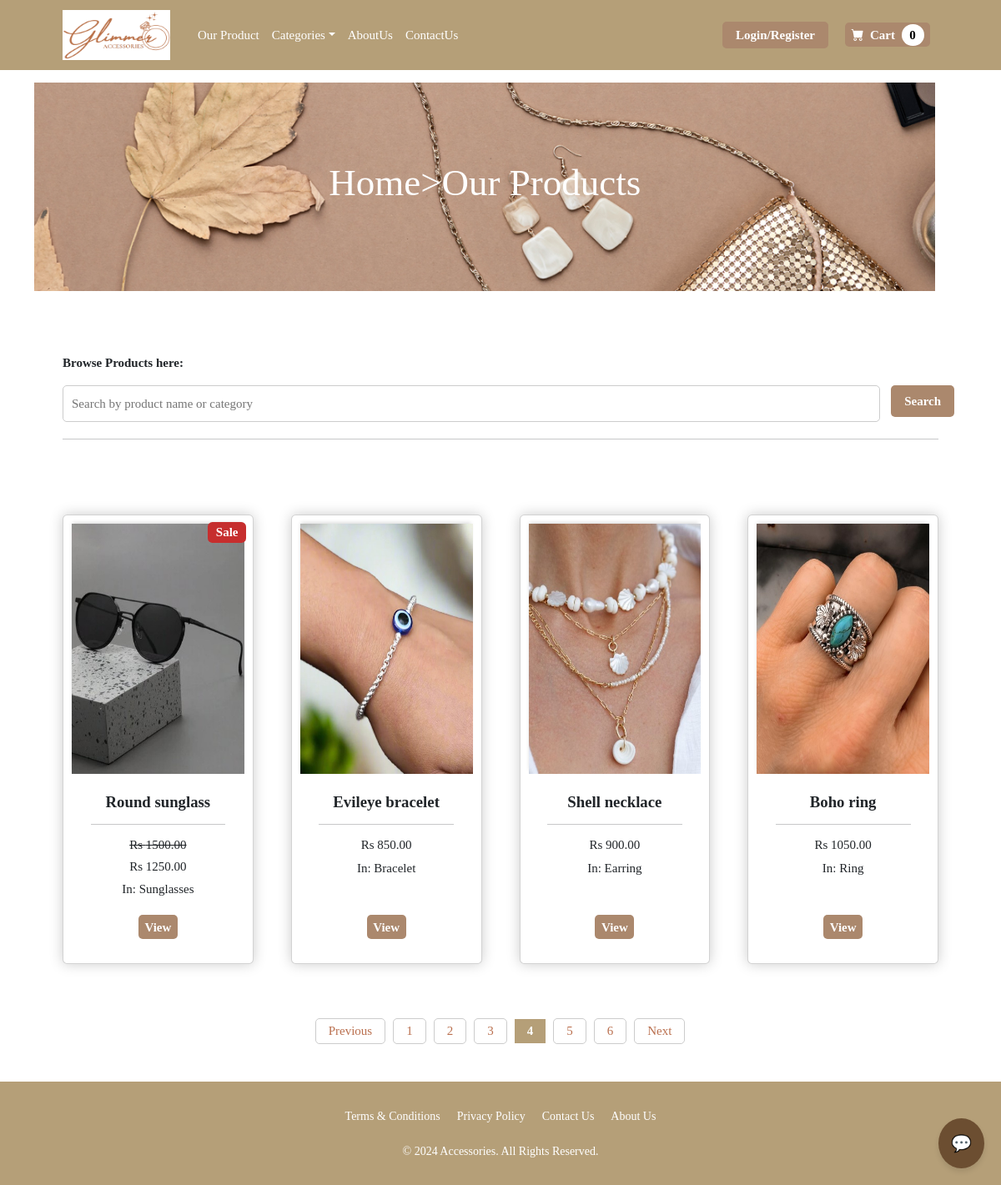
Before: /allproduct/?page=4 with the older database file.
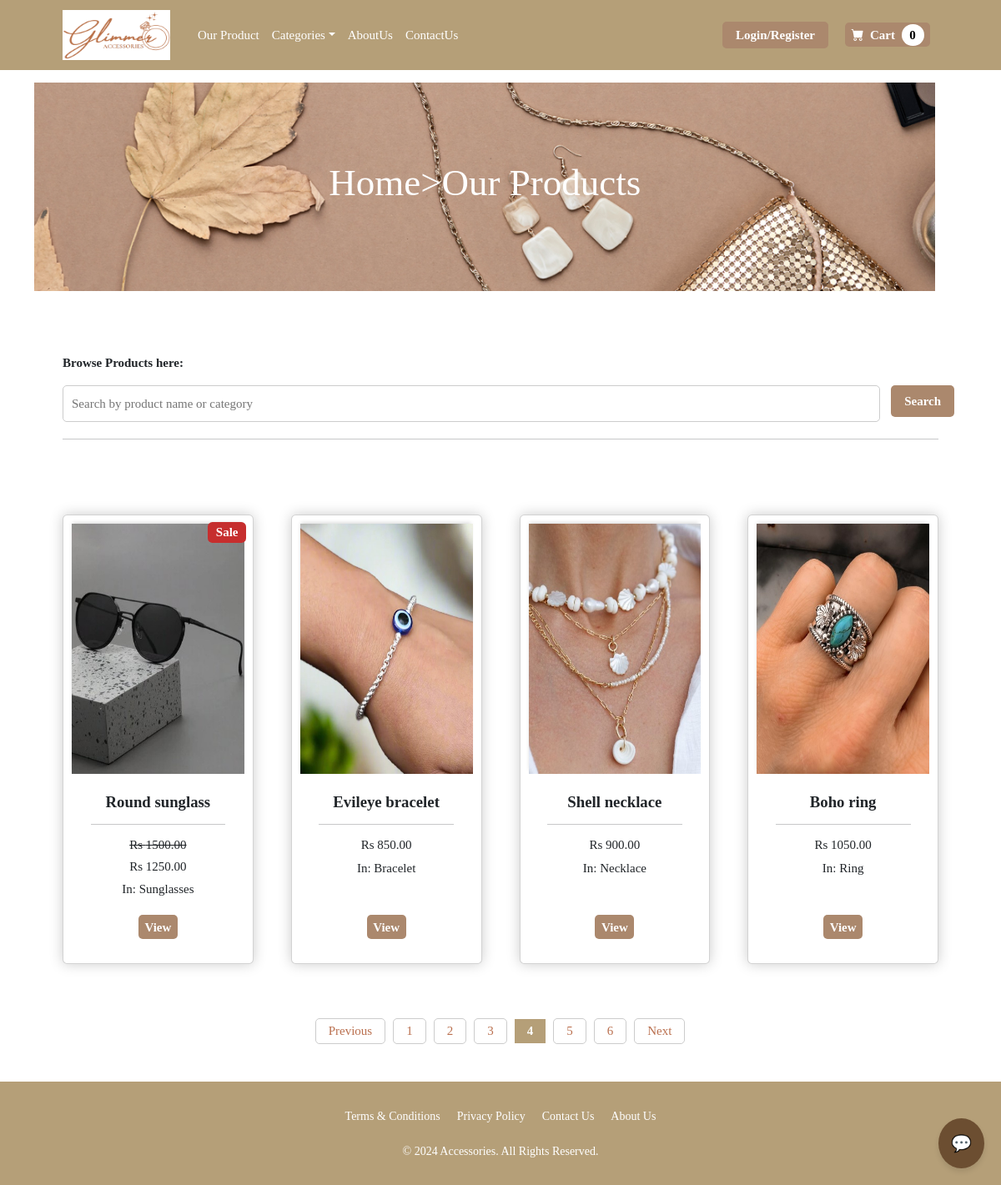
After: the same page with the newer database file.
### ecommerce/models.py (models this page shows, shortened)
class Product(models.Model):
    name=models.CharField(max_length=100)
    price=models.DecimalField(default=0,decimal_places=2,max_digits=6)
    category=models.ForeignKey(Category,on_delete=models.CASCADE,default=1)
    description=models.CharField(max_length=250,default='',blank=True,null=True)
    image=models.ImageField(upload_to='uploads/product')
    is_sale=models.BooleanField(default=False)
    sale_price=models.DecimalField(default=0,decimal_places=2,max_digits=6)

class Category(models.Model):
    name = models.CharField(max_length=200)
    def __str__(self):
		    return self.name

### ecommerce/views.py (the view)
# urls.py: path('allproduct/',views.allproduct,name='allproduct'),
def allproduct(request):
    query = request.GET.get('q', '')
    products = Product.objects.all()  # Fetch all products initially
    categories = Category.objects.all()
    no_products_found = False  # Flag to track if no products are found
    if query:
        search_query = query.replace(' ', '_')
        products = products.filter(name__icontains=search_query) | products.filter(category__name__iexact=query)
    if not products.exists():
        no_products_found = True
    paginator = Paginator(products, 4)
    page_number = request.GET.get('page')
    page_obj = paginator.get_page(page_number)
    context = {
        'categories': categories,
        'products': products,
        'page_obj': page_obj,
        'original_query': query,  # Pass the search query back to the template
        'no_products_found': no_products_found,  # Include the flag in the context
    }
    return render(request, 'allproduct.html', context)

### cart/cart.py (called while the page is built)
    def __len__(self):
        return len(self.cart)

### cart/context_processors.py (called while the page is built)
def cart(request):
    return{'cart':Cart(request)}

### ecommerce/templates/allproduct.html (shortened to what this page needs)
{%extends 'main.html' %}
{%load static%}
{%block content%}
<html>
</html>
<header class="py-5">
    <div class="container">
            <div id="slider" style="height: 250px;">
                <figure>
                    <img src="{% static 'images/4.jpg' %}" alt="Image 1">
                </figure>
                <div class="overlay">
                    <h1>Home>Our Products</h1>
                </div>
    </div>
</header>
 <section class="py-5">
    <div class="container px-4 px-lg-5 mt-3">
        <p><b>Browse Products here:</b></p>
        <form method="GET" action="{% url 'allproduct' %}" style="margin-bottom: 20px;">
            <div class="row">
                <div class="col-lg-11">
                    <input type="text" name="q" placeholder="Search by product name or category"
                 style="padding: 10px; width: 102%; border: 1px solid #ccc; border-radius: 5px;"
                 value="{{ original_query }}">
                </div>
                <div class="col-lg-1">
                    <button type="submit" class="custom-login-button">Search</button>
                </div>
            </div>
        </form>
        <hr>
    </div>
</section>
<section class="py-5">
    <div class="container px-4 px-lg-5 mt-3">
        <div class="row gx-4 gx-lg-5 row-cols-2 row-cols-md-3 row-cols-xl-4 justify-content-center">
            {% for product in page_obj %}
                <div class="col mb-5">
                    <div class="card h-100 box-element">
                        {% if product.is_sale %}
                            <div class="badge text-white position-absolute"
                                 style="top: 0.5rem; right: 0.5rem; background-color: #C62E2E;">
                                Sale
                            </div>
                        {% endif %}
                        <img class="thumbnail" src="{{ product.image.url }}" alt="{{ product.name }}">
                        <div class="card-body p-4 text-center">
                            <h5 class="fw-bolder">{{ product.name }}</h5>
                            <hr>
                            {% if product.is_sale %}
                                <h6><strike>Rs {{ product.price }}</strike></h6>
                                <h6>Rs {{ product.sale_price }}</h6>
                            {% else %}
                                <h6>Rs {{ product.price }}</h6>
                            {% endif %}
                            In: {{ product.category }}
                        </div>
                        <div class="card-footer p-4 pt-0 border-top-0 bg-transparent text-center">
                            <a class="custom-cart-button" href="{% url 'product' product.id %}">View</a>
                        </div>
                    </div>
                </div>
            {% empty %}
                <div class="text-center py-5">
                    <h3>No such products available.</h3>
                    <p>Try searching for a different product or category.</p>
                </div>
            {% endfor %}
        </div>
        <div class="pagination">
            {% if page_obj.has_previous %}
                <a class="page-link" href="?page={{ page_obj.previous_page_number }}">Previous</a>
            {% else %}
                <span class="page-link disabled">Previous</span>
            {% endif %}
            {% for num in page_obj.paginator.page_range %}
                {% if num == page_obj.number %}
                    <span class="page-link active">{{ num }}</span>
                {% else %}
                    <a class="page-link" href="?page={{ num }}">{{ num }}</a>
                {% endif %}
            {% endfor %}
            {% if page_obj.has_next %}
                <a class="page-link" href="?page={{ page_obj.next_page_number }}">Next</a>
            {% else %}
                <span class="page-link disabled">Next</span>
            {% endif %}
        </div>
    </div>
</section>
{%endblock content%}

### ecommerce/templates/main.html (shortened to what this page needs)
{%load static%}
<!DOCTYPE html>
<html lang="en">
    <head>
        <link rel="stylesheet" href="https://stackpath.bootstrapcdn.com/bootstrap/4.4.1/css/bootstrap.min.css">
        <link href="https://cdn.jsdelivr.net/npm/bootstrap-icons@1.5.0/font/bootstrap-icons.css" rel="stylesheet" />
        <link href="{% static 'css/styles.css' %}" rel="stylesheet" />
    </head>
    <body>
        {% include 'navbar.html' %}
        {%block content%}
        {%endblock content%}
    <button class="chat-button" onclick="toggleChatWindow()">💬</button>
        <footer>
            <div class="footer-container">
                <div class="footer-links">
                    <nav>
                        <ul class="footer-nav">
                            <li><a href="">Terms & Conditions</a></li>
                            <li><a href="">Privacy Policy</a></li>
                            <li><a href="/contact">Contact Us</a></li>
                            <li><a href="/about">About Us</a></li>
                        </ul>
                    </nav>
                    <div class="footer-copy">
                      <p>&copy; 2024 Accessories. All Rights Reserved.</p>
                    </div>
                </div>
            </div>
          </footer>
    </body>
</html>

### ecommerce/templates/navbar.html (shortened to what this page needs)
{%load static%}
<nav class="navbar navbar-expand-lg navbar-light bg-light" >
    <div class="container px-4 px-lg-5">
        <a class="navbar-brand" href="{%url 'home'%}">
            <img id="logo" src="{% static 'images/logo1.png'%}" alt="picture" >
        </a>
        <div class="collapse navbar-collapse" id="navbarSupportedContent">
            <ul class="navbar-nav me-auto mb-2 mb-lg-0 ms-lg-4">
                <li class="nav-item">
                    <a class="nav-link active" aria-current="page" style="color: white;" href="{%url 'allproduct'%}">Our Product</a>
                </li>
                <li class="nav-item dropdown">
                    <a class="nav-link dropdown-toggle active" id="navbarDropdown" href="#" role="button" data-bs-toggle="dropdown" aria-expanded="false" style="color: white;">Categories</a>
                </li>
                <li class="nav-item">
                    <a class="nav-link active" aria-current="page" style="color: white;" href="{%url 'about'%}">AboutUs</a>
                </li>
                <li class="nav-item">
                    <a class="nav-link active" style="color: white;" href="{%url 'contact'%}">ContactUs</a>
                </li>
            </ul>
           <form>
                {% if user.is_authenticated%}
                <div class="row">
                    <div class="col">
                        <a class=" nav-item dropdown nav-link dropdown-toggle" id="navbarDropdown" href="#" role="button" data-bs-toggle="dropdown" aria-expanded="false" style="color: white;width: 70px;height: 30px;margin-left: 1px;text-align: center;">Profile</a>
                        <ul class="dropdown-menu" aria-labelledby="navbarDropdown">
                            <li><a class="dropdown-item" href="{%url 'update_user'%}">User Profile</a></li>
                            <li><hr class="dropdown-divider" /></li>
                            <li><a class="dropdown-item" href="{%url 'update_info'%}">User Info</a></li>
                        </ul>
                    </div>
                    <div class="col" style="margin-top: 5px;">
                        <a href="{%url 'logout'%}" class="custom-login-button">Logout</a>
                    </div>
                </div>
                {%else%}
                    <a href="{%url 'login'%}" class="custom-login-button">Login/Register</a>
                {%endif%}
           </form>
            <form >
                <a href="{%url 'cart_summary'%}" class="custom-cart-button">
                    <i class="bi-cart-fill me-1" ></i>
                    Cart
                    <span class="badge ms-1 rounded-pill" style="background-color: white; color: black;" id="cart_quantity">{{cart|length}}</span>
                </a>
            </form>
        </div>
    </div>
</nav>

### ecommerce/templates/main.html (style rules this page uses)
* { margin: 0; padding: 0; box-sizing: border-box; }
.chat-button { position: fixed; bottom: 20px; right: 20px; background-color: #6C4E31; color: white; border: none; padding: 15px; border-radius: 50%; font-size: 20px; cursor: pointer; box-shadow: 0 4px 6px rgba(0, 0, 0, 0.1); z-index: 100; }

### ecommerce/templates/allproduct.html (style rules this page uses)
* { margin: 0; padding: 0; box-sizing: border-box; }
html, body { width: 100%; height: 100%; overflow-x: hidden; }
#slider { position: relative; width: 90vw; height: 70vh; overflow: hidden; }
#slider figure { display: flex; position: absolute; width: 800%; margin: 0; left: 0; top: 0; animation: sliderAnimation 15s infinite; }
#slider figure img { width: 90vw; height: 70vh; object-fit: cover; }
.overlay { position: absolute; top: 0; left: 0; width: 100%; height: 100%; background: rgba(0, 0, 0, 0); display: flex; flex-direction: column; justify-content: center; align-items: center; color: white; text-align: center; }
.overlay h1 { font-size: 3rem; margin-bottom: 10px; color: white; }
.pagination { margin-top: 20px; display: flex; justify-content: center; align-items: center; gap: 10px; }
.pagination a { text-decoration: none; padding: 5px 15px; border: 1px solid #ccc; border-radius: 5px; color: #BA704F; }
.pagination span { font-weight: bold; }
.page-link { padding: 5px 15px; border: 1px solid #ddd; color: #007bff; text-decoration: none; }
.page-link.active { background-color: #B59F78; color: white; border: #BA704F; }

Changed rows visible on the page:
changed Product: category "Earring" → "Necklace"
